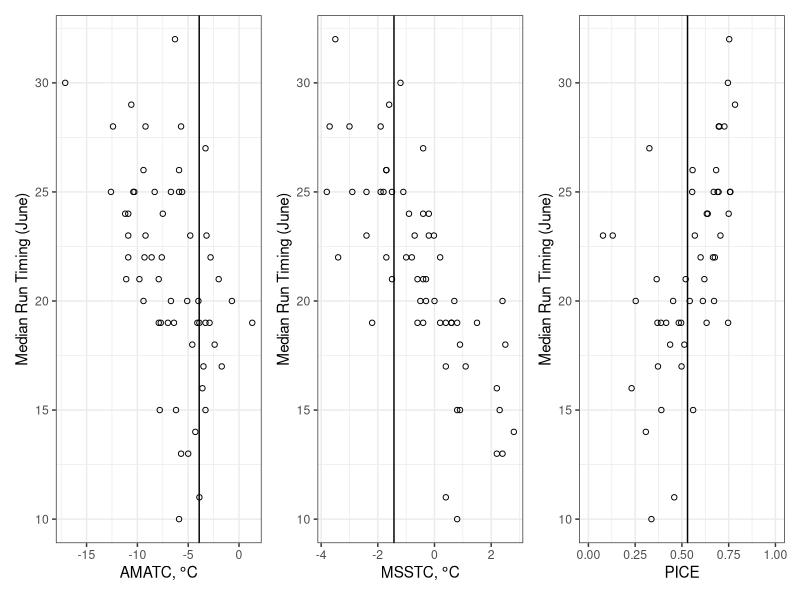
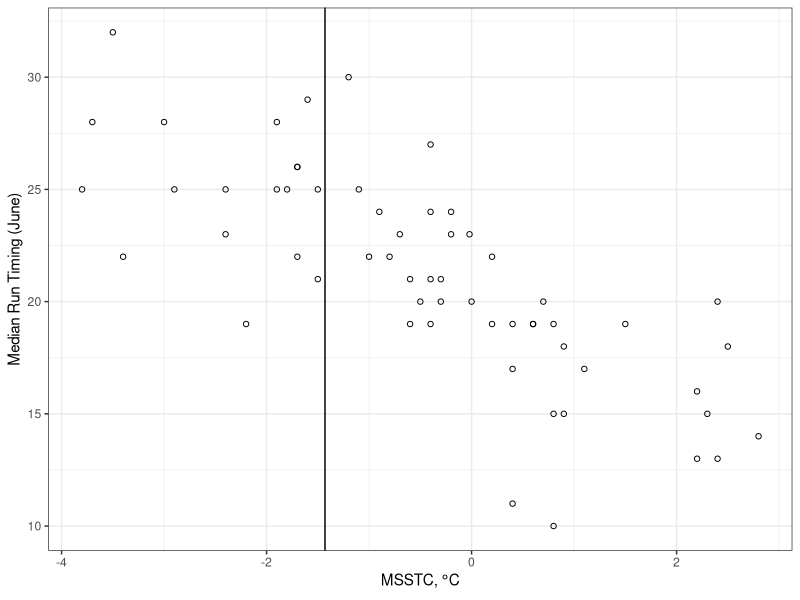
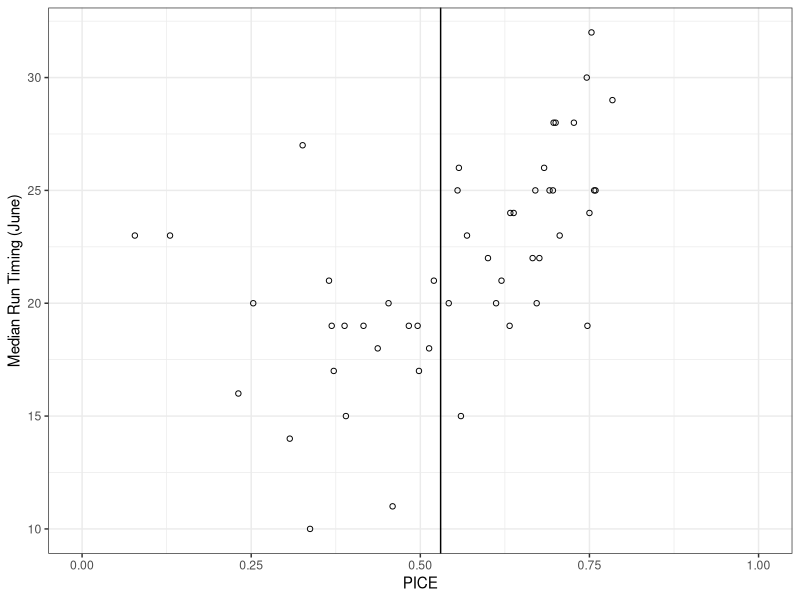
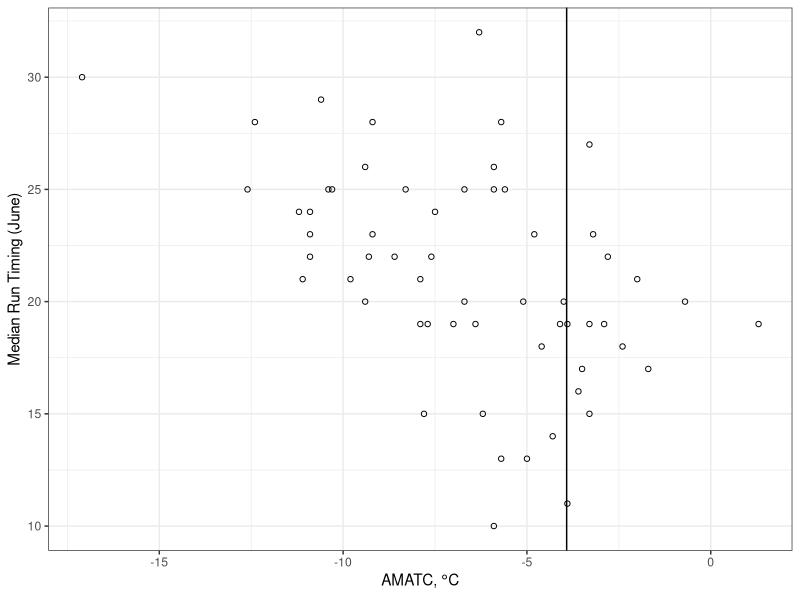
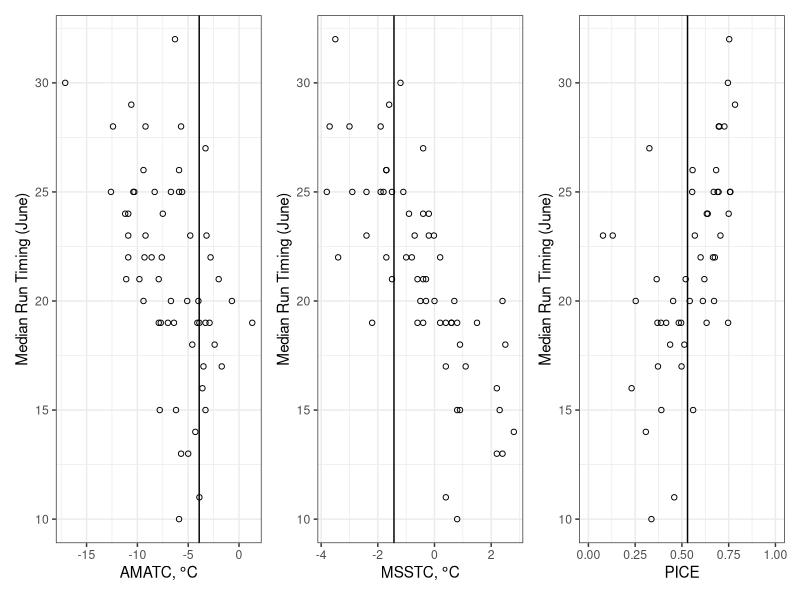
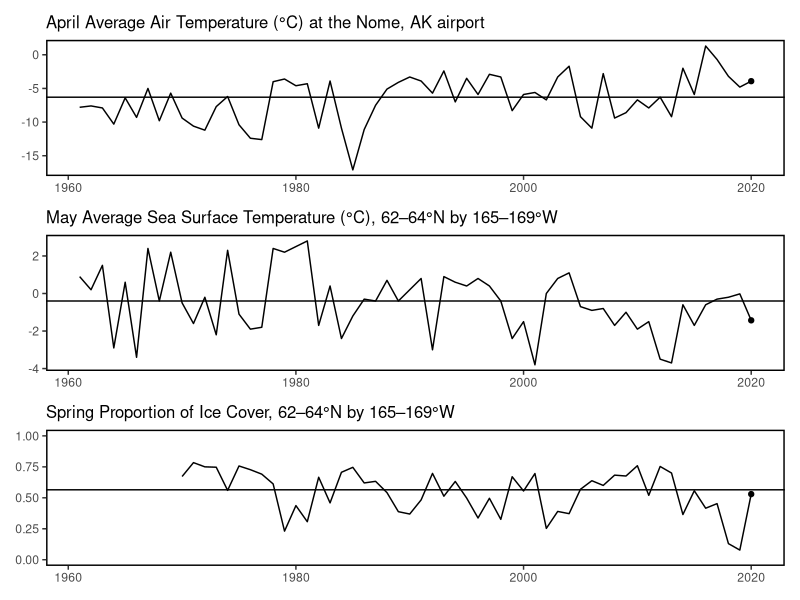

R code for these plots, in order: (Note: this script raises an error after producing the figures.)
#' may_forecast.R
#'
#' 15/25/50 %tiles of timing using

library(dplyr)
library(ggplot2)
theme_set(theme_bw())
library(readr)
library(patchwork)

# Data loading/cleanup
######################
yuk <- read_csv("data/yukon.csv")
forecast_year <- 2020

# Plots
p_msstc <- ggplot(yuk, aes(msstc, mdj)) +
  geom_point(shape=1) +
  geom_vline(xintercept = yuk[which(yuk$year == forecast_year),"msstc"][[1]]) +
  labs(x = expression("MSSTC,"*~degree*"C"), y = "Median Run Timing (June)")

ggsave("pre-season-forecast/figures/mdj_against_msstc.png", width = 4, height = 4)

p_pice <- ggplot(yuk, aes(pice, mdj)) +
  geom_point(shape=1) +
  geom_vline(xintercept = yuk[which(yuk$year == forecast_year),"pice"][[1]]) +
  scale_x_continuous(limits = c(0, 1.0)) +
  labs(x = "PICE", y = "Median Run Timing (June)")

ggsave("pre-season-forecast/figures/mdj_against_pice.png", width = 4, height = 4)

p_amatc <- ggplot(yuk, aes(amatc, mdj)) +
  geom_point(shape=1) +
  geom_vline(xintercept = yuk[which(yuk$year == forecast_year),"amatc"][[1]]) +
  labs(x = expression("AMATC,"*~degree*"C"), y = "Median Run Timing (June)")

ggsave("pre-season-forecast/figures/mdj_against_amatc.png", width = 4, height = 4)

# Three panel plot
theme_set(theme_bw())
p_amatc + p_msstc + p_pice
ggsave("pre-season-forecast/figures/three_panel.png", width = 12, height = 4)

# Time series plot
theme_set(theme_classic() + theme(axis.title = element_blank(),
                                  panel.border = element_rect(size = 1, fill = NA),
                                  axis.line = element_blank(),
                                  title = element_text(size = 10)))

p1 <- ggplot(yuk, aes(year, amatc)) +
  geom_line() +
  geom_point(data = subset(yuk, year == forecast_year)) +
  geom_hline(yintercept = median(yuk[yuk$year < forecast_year, "amatc"][[1]])) +
  labs(title = "April Average Air Temperature (°C) at the Nome, AK airport") +
  theme(axis.title.x = element_blank())

p2 <- ggplot(yuk, aes(year, msstc)) +
  geom_line() +
  geom_point(data = subset(yuk, year == forecast_year)) +
  geom_hline(yintercept = median(yuk[yuk$year < forecast_year, "msstc"][[1]])) +
  labs(title = "May Average Sea Surface Temperature (°C), 62–64°N by 165–169°W") +
  theme(axis.title.x = element_blank())

p3 <- ggplot(yuk, aes(year, pice)) +
  geom_line() +
  geom_point(data = subset(yuk, year == forecast_year)) +
  geom_hline(yintercept = median(yuk[yuk$year < forecast_year, "pice"][[1]], na.rm = TRUE)) +
  scale_y_continuous(limits = c(0, 1)) +
  labs(title = "Spring Proportion of Ice Cover, 62–64°N by 165–169°W") +
  theme(axis.title.x = element_blank())


timeseries_3p <- p1 / p2 / p3

ggsave("pre-season-forecast/figures/timseries_3p.png", timeseries_3p, width = 6, height = 5)

# Models

# 15%
model_fifdj <- lm(fifdj ~ amatc + msstc + pice, data = subset(yuk, year < forecast_year))
summary(model_fifdj)
prediction_fifdj <- floor(predict(model_fifdj, newdata = yuk[yuk$year == forecast_year,]))
prediction_fifdj

# 25%
model_qdj <- lm(qdj ~ amatc + msstc + pice, data = subset(yuk, year < forecast_year))
summary(model_qdj)
prediction_qdj <- floor(predict(model_qdj, newdata = yuk[yuk$year == forecast_year,]))
prediction_qdj

# 50%
model_mdj <- lm(mdj ~ amatc + msstc + pice, data = subset(yuk, year < forecast_year))
summary(model_mdj)
prediction_mdj <- floor(predict(model_mdj, newdata = yuk[yuk$year == forecast_year,]))
prediction_mdj

predictions <- data.frame(percentile = c("fifdj", "qdj", "mdj"),
                          prediction = as.integer(c(prediction_fifdj,
                                         prediction_qdj,
                                         prediction_mdj)))
write_csv(predictions, path = "pre-season-forecast/output/predictions.csv")
